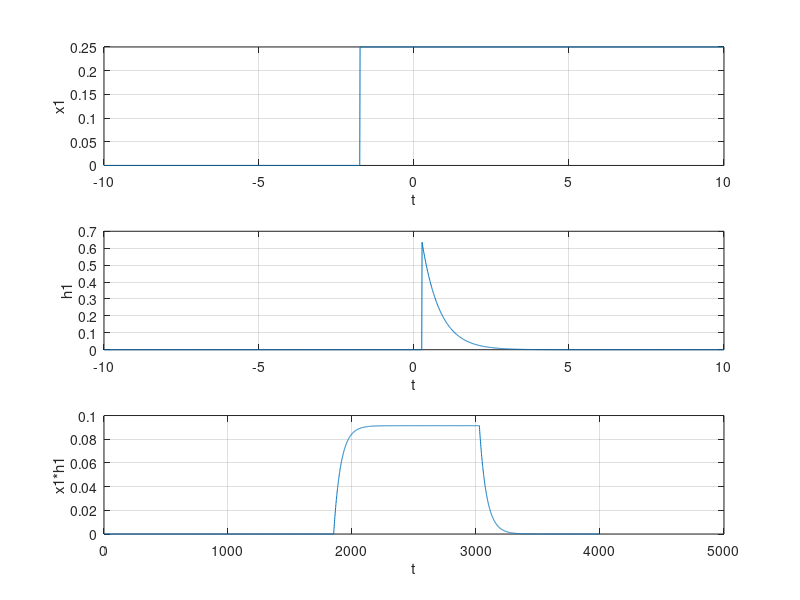
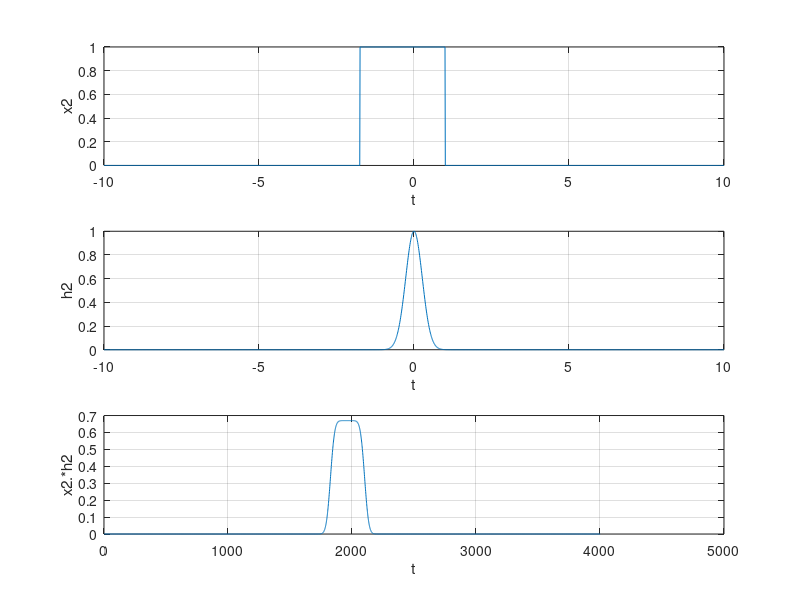
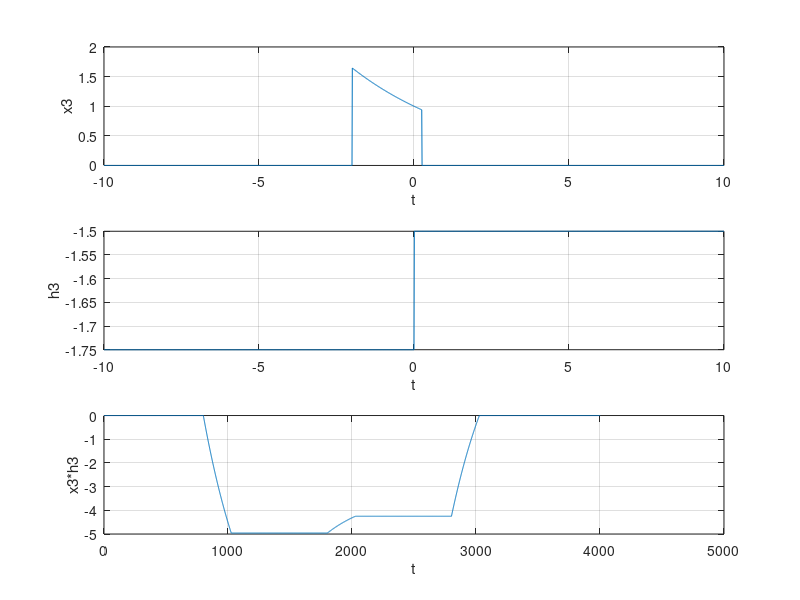
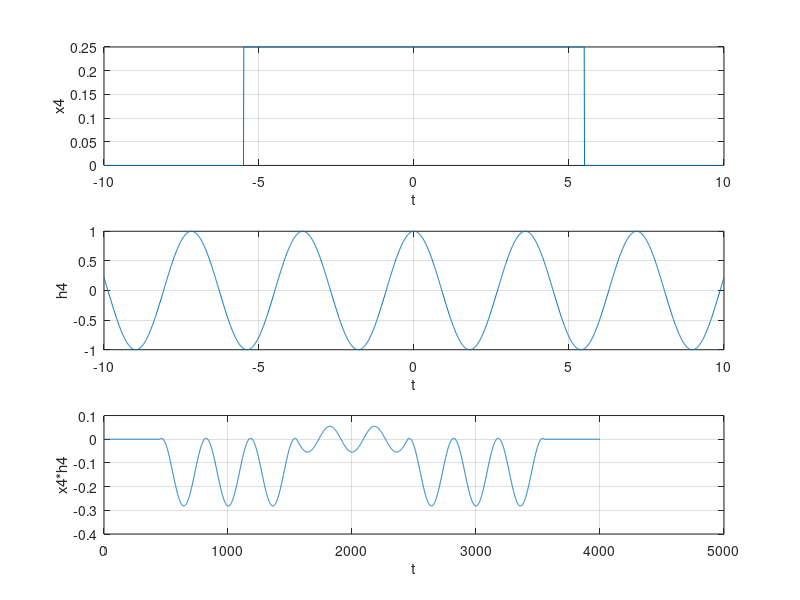

These figures' MATLAB source, in order:
clear;
clc;

t = -10:0.01:10;
k = 1/4;
m = 7/4;

x11 = zeros(size(t));
x11(t>-m) = 1;
x1 = k*x11;

x21 = zeros(size(t));
x21(t>-m) = 1;
x22 = zeros(size(t));
x22(t>1) = 1;
x2 = x21 - x22;

x31 = exp(-k*t);
x32 = zeros(size(t));
x32(t>-2) = 1;
x33 = zeros(size(t));
x33(t>k) = 1;
x3 = x31.*(x32 - x33);

x4 = zeros(size(t));
x4((-m*pi<=t)&(t<m*pi)) = k;

x51 = zeros(size(t));
x51(t>-1) = 1;
x52 = zeros(size(t));
x52(t>2) = 1;
x5 = x51 - x52;


h11 = exp(-m*t);
h12 = zeros(size(t));
h12(t>k) = 1;
h1 = h11.*h12;

h2 = exp(-(m*t.^2)/k);

h31 = zeros(size(t));
h31(t>0) = 1;
h3 = k.*h31 - m;

h4 = cos(m.*t);

h5 = zeros(size(t));
h5((-k<=t)&(t<k)) = m;

ts1 = -1.75:0.01:-0.25;
tp1 = -0.25:0.01:10;
r = conv(x1, h1).*0.01;
l = conv(x2, h2).*0.01;
k = conv(x3,h3).*0.01;
g = conv(x4,h4).*0.01;
m = conv(x5,h5).*0.01;

figure(1);
subplot(3,1,1); plot(t,x1); grid on;
xlabel('t'); ylabel('x1');
subplot(3,1,2); plot(t,h1); grid on;
subplot(3,1,2); plot(t,h1); grid on;
xlabel('t'); ylabel('h1');
subplot(3,1,3); plot(r); grid on;
%subplot(3,1,3); plot(tp1,z,ts1,l); grid on;
xlabel('t'); ylabel('x1*h1');
hold on;

figure(2);
subplot(3,1,1); plot(t,x2); grid on;
xlabel('t'); ylabel('x2');
subplot(3,1,2); plot(t,h2); grid on;
xlabel('t'); ylabel('h2');
subplot(3,1,3); plot(l); grid on;
xlabel('t'); ylabel('x2.*h2');
hold on;

figure(3);
subplot(3,1,1); plot(t,x3); grid on;
xlabel('t'); ylabel('x3');
subplot(3,1,2); plot(t,h3); grid on;
xlabel('t'); ylabel('h3');
subplot(3,1,3); plot(k); grid on;
xlabel('t'); ylabel('x3*h3');
hold on;

figure(4);
subplot(3,1,1); plot(t,x4); grid on;
xlabel('t'); ylabel('x4');
subplot(3,1,2); plot(t,h4); grid on;
xlabel('t'); ylabel('h4');
subplot(3,1,3); plot(g); grid on;
xlabel('t'); ylabel('x4*h4');
hold on;

figure(5);
subplot(3,1,1); plot(t,x5); grid on;
xlabel('t'); ylabel('x5');
subplot(3,1,2); plot(t,h5); grid on;
xlabel('t'); ylabel('h5');
subplot(3,1,3); plot(m); grid on;
xlabel('t'); ylabel('x5*h5');
hold on;
